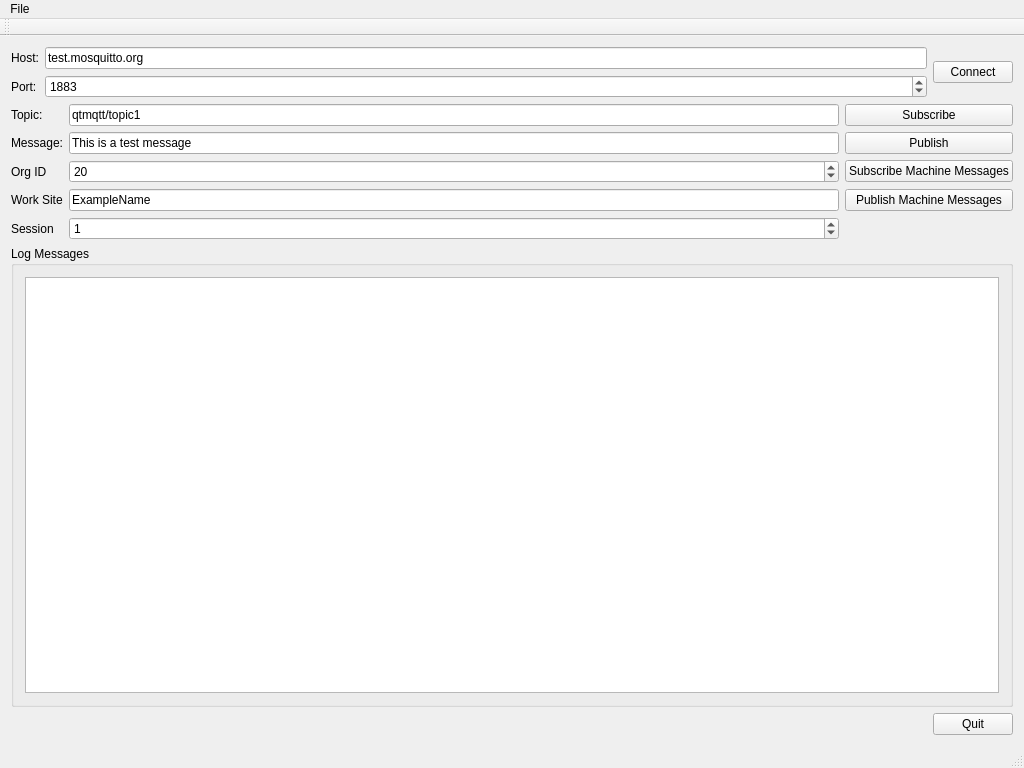
<?xml version="1.0" encoding="UTF-8"?>
<ui version="4.0">
 <class>MainWindow</class>
 <widget class="QMainWindow" name="MainWindow">
  <property name="geometry">
   <rect>
    <x>0</x>
    <y>0</y>
    <width>1024</width>
    <height>768</height>
   </rect>
  </property>
  <property name="windowTitle">
   <string>MainWindow</string>
  </property>
  <widget class="QWidget" name="centralWidget">
   <layout class="QVBoxLayout" name="verticalLayout">
    <item>
     <layout class="QHBoxLayout" name="horizontalLayout">
      <item>
       <layout class="QFormLayout" name="formLayout">
        <item row="0" column="0">
         <widget class="QLabel" name="label">
          <property name="text">
           <string>Host:</string>
          </property>
         </widget>
        </item>
        <item row="0" column="1">
         <widget class="QLineEdit" name="lineEditHost">
          <property name="text">
           <string>test.mosquitto.org</string>
          </property>
         </widget>
        </item>
        <item row="2" column="0">
         <widget class="QLabel" name="label_2">
          <property name="text">
           <string>Port:</string>
          </property>
         </widget>
        </item>
        <item row="2" column="1">
         <widget class="QSpinBox" name="spinBoxPort">
          <property name="maximum">
           <number>99999</number>
          </property>
          <property name="value">
           <number>1883</number>
          </property>
         </widget>
        </item>
       </layout>
      </item>
      <item>
       <widget class="QPushButton" name="buttonConnect">
        <property name="text">
         <string>Connect</string>
        </property>
       </widget>
      </item>
     </layout>
    </item>
    <item>
     <layout class="QGridLayout" name="gridLayout">
      <item row="3" column="2">
       <widget class="QPushButton" name="publish_machine_button">
        <property name="text">
         <string>Publish Machine Messages</string>
        </property>
       </widget>
      </item>
      <item row="1" column="0">
       <widget class="QLabel" name="label_4">
        <property name="text">
         <string>Message:</string>
        </property>
       </widget>
      </item>
      <item row="0" column="2">
       <widget class="QPushButton" name="buttonSubscribe">
        <property name="text">
         <string>Subscribe</string>
        </property>
       </widget>
      </item>
      <item row="0" column="0">
       <widget class="QLabel" name="label_3">
        <property name="text">
         <string>Topic:</string>
        </property>
       </widget>
      </item>
      <item row="2" column="2">
       <widget class="QPushButton" name="subscribe_machine_button">
        <property name="text">
         <string>Subscribe Machine Messages</string>
        </property>
       </widget>
      </item>
      <item row="0" column="1">
       <widget class="QLineEdit" name="lineEditTopic">
        <property name="text">
         <string>qtmqtt/topic1</string>
        </property>
       </widget>
      </item>
      <item row="4" column="0">
       <widget class="QLabel" name="label_7">
        <property name="text">
         <string>Session</string>
        </property>
       </widget>
      </item>
      <item row="1" column="2">
       <widget class="QPushButton" name="buttonPublish">
        <property name="text">
         <string>Publish</string>
        </property>
       </widget>
      </item>
      <item row="1" column="1">
       <widget class="QLineEdit" name="lineEditMessage">
        <property name="text">
         <string>This is a test message</string>
        </property>
       </widget>
      </item>
      <item row="3" column="1">
       <widget class="QLineEdit" name="lineEditWorksite">
        <property name="text">
         <string>ExampleName</string>
        </property>
       </widget>
      </item>
      <item row="2" column="0">
       <widget class="QLabel" name="label_5">
        <property name="text">
         <string>Org ID</string>
        </property>
       </widget>
      </item>
      <item row="3" column="0">
       <widget class="QLabel" name="label_6">
        <property name="text">
         <string>Work Site</string>
        </property>
       </widget>
      </item>
      <item row="4" column="1">
       <widget class="QSpinBox" name="spinBoxSession">
        <property name="value">
         <number>1</number>
        </property>
       </widget>
      </item>
      <item row="2" column="1">
       <widget class="QSpinBox" name="spinBoxOrg">
        <property name="value">
         <number>20</number>
        </property>
       </widget>
      </item>
     </layout>
    </item>
    <item>
     <widget class="QGroupBox" name="groupBox">
      <property name="title">
       <string>Log Messages</string>
      </property>
      <layout class="QHBoxLayout" name="horizontalLayout_2">
       <item>
        <widget class="QPlainTextEdit" name="editLog"/>
       </item>
      </layout>
     </widget>
    </item>
    <item>
     <layout class="QHBoxLayout" name="horizontalLayout_3">
      <item>
       <spacer name="horizontalSpacer">
        <property name="orientation">
         <enum>Qt::Horizontal</enum>
        </property>
        <property name="sizeHint" stdset="0">
         <size>
          <width>40</width>
          <height>20</height>
         </size>
        </property>
       </spacer>
      </item>
      <item>
       <widget class="QPushButton" name="buttonQuit">
        <property name="text">
         <string>Quit</string>
        </property>
       </widget>
      </item>
     </layout>
    </item>
   </layout>
  </widget>
  <widget class="QMenuBar" name="menuBar">
   <property name="geometry">
    <rect>
     <x>0</x>
     <y>0</y>
     <width>1024</width>
     <height>18</height>
    </rect>
   </property>
   <widget class="QMenu" name="menuFile">
    <property name="title">
     <string>File</string>
    </property>
    <addaction name="actionQuit"/>
   </widget>
   <addaction name="menuFile"/>
  </widget>
  <widget class="QToolBar" name="mainToolBar">
   <attribute name="toolBarArea">
    <enum>TopToolBarArea</enum>
   </attribute>
   <attribute name="toolBarBreak">
    <bool>false</bool>
   </attribute>
  </widget>
  <widget class="QStatusBar" name="statusBar"/>
  <action name="actionQuit">
   <property name="text">
    <string>Quit</string>
   </property>
  </action>
 </widget>
 <layoutdefault spacing="6" margin="11"/>
 <resources/>
 <connections/>
</ui>
